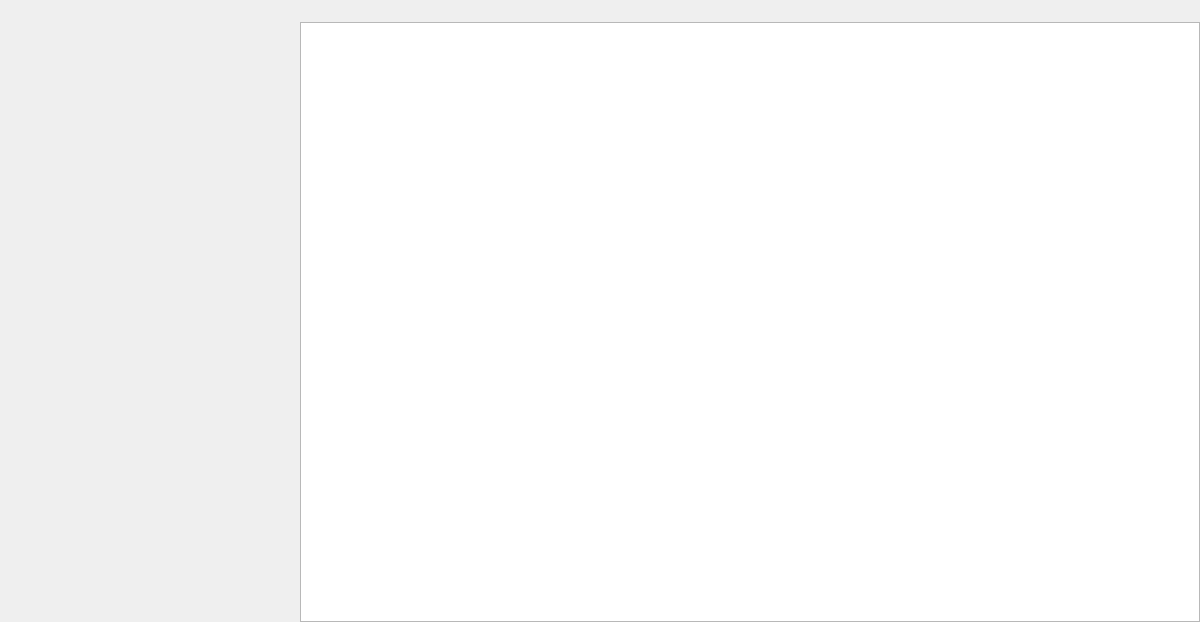
<?xml version="1.0" encoding="UTF-8"?>
<ui version="4.0">
 <class>Widget</class>
 <widget class="QWidget" name="Widget">
  <property name="geometry">
   <rect>
    <x>0</x>
    <y>0</y>
    <width>1200</width>
    <height>622</height>
   </rect>
  </property>
  <property name="windowTitle">
   <string>Widget</string>
  </property>
  <widget class="GraphicsView" name="graphicsView">
   <property name="geometry">
    <rect>
     <x>300</x>
     <y>22</y>
     <width>900</width>
     <height>600</height>
    </rect>
   </property>
  </widget>
 </widget>
 <customwidgets>
  <customwidget>
   <class>GraphicsView</class>
   <extends>QGraphicsView</extends>
   <header location="global">graphicsview.h</header>
  </customwidget>
 </customwidgets>
 <resources/>
 <connections/>
</ui>
